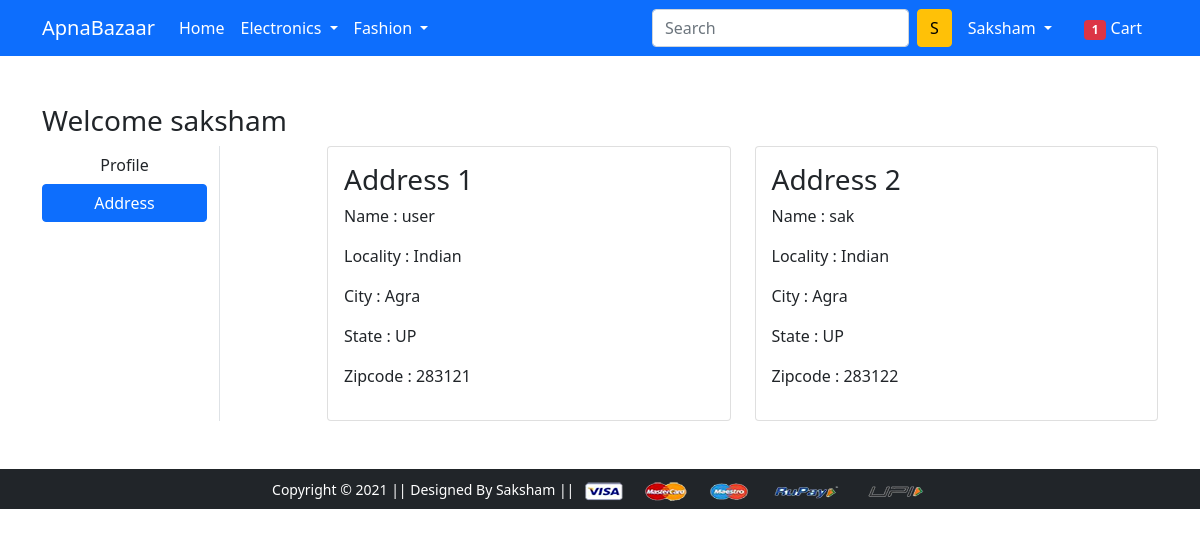
Page /address/ (signed in) on the committed database.
### app/models.py (models this page shows, shortened)
class Customer(models.Model):
    user = models.ForeignKey(User, on_delete=models.CASCADE)
    name = models.CharField(max_length=200)
    locality = models.CharField(max_length=200)
    city = models.CharField(max_length=200)
    zipcode = models.IntegerField()
    state = models.CharField(choices=STATE_CHOICES, max_length=20)

### app/views.py (the view)
# urls.py: path('address/', views.address, name='address'),
@login_required
def address(request):
    add = Customer.objects.filter(user=request.user)
    totalitem=len(Cart.objects.filter(user=request.user))
    return render(request, 'app/address.html', {'address':add, 'active':'btn-primary','totalitem':totalitem})

### app/templates/app/address.html (shortened to what this page needs)
{% extends 'app/base.html' %}
{% load static %}
{% block main-content %}
<div class="container my-5">
 <div class="row">
 <h3>Welcome {{request.user}}</h3>
  <div class="col-sm-2 border-end">
   <ul class="list-unstyled">
    <li class="d-grid"><a href="{% url 'profile' %}" class="btn">Profile</a></li>
    <li class="d-grid"><a href="{% url 'address' %}" class="btn {{active}}">Address</a></li>
   </ul>
  </div>
  <div class="col-sm-9 offset-sm-1">
   <div class="row">
       {% for add in address %}
       <div class="col-sm-6">
        <div class="card">
         <div class="card-body">
          <h3>Address {{forloop.counter}}</h3>
          <p>Name : {{add.name}}</p>
          <p>Locality : <span class='text-capitalize'>{{add.locality}}</span></p>
          <p>City : <span class='text-capitalize'>{{add.city}}</span></p>
          <p>State : <span class='text-capitalize'>{{add.state}}</span></p>
          <p>Zipcode : {{add.zipcode}}</p>
         </div>
        </div>
       </div>
       {% endfor %}
   </div>
  </div>
 </div>
</div>
{% endblock main-content %}

### app/templates/app/base.html (shortened to what this page needs)
<!doctype html>
{% load static %}
<html lang="en">
  <head>
    <link href="https://cdn.jsdelivr.net/npm/bootstrap@5.0.0-beta1/dist/css/bootstrap.min.css" rel="stylesheet">
    <link rel="stylesheet" href="{% static 'app/css/owl.carousel.min.css' %}">
    <link rel="stylesheet" href="{% static 'app/css/all.min.css' %}">
    <link rel="stylesheet" href="{% static 'app/css/style.css' %}">
  </head>
  <body>
    <nav class="navbar navbar-expand-lg navbar-dark bg-primary">
     <div class="container">
       <a class="navbar-brand" href="/">ApnaBazaar</a>
       <div class="collapse navbar-collapse" id="navbarSupportedContent">
         <ul class="navbar-nav me-auto mb-2 mb-lg-0">
           <li class="nav-item">
             <a class="nav-link active" aria-current="page" href="/">Home</a>
           </li>
           <li class="nav-item dropdown">
             <a class="nav-link dropdown-toggle text-white" href="#" id="electronicsDropdown" role="button" data-bs-toggle="dropdown" aria-expanded="false">
               Electronics
             </a>
           </li>
           <li class="nav-item dropdown">
             <a class="nav-link dropdown-toggle text-white" href="#" id="fashionDropdown" role="button" data-bs-toggle="dropdown" aria-expanded="false">
               Fashion
             </a>
           </li>
         </ul>
         <form class="d-flex">
           <input class="form-control me-2" type="search" placeholder="Search" aria-label="Search">
           <button class="btn btn-warning" type="submit">S</button>
         </form>
         <div>
          <ul class="navbar-nav me-auto mb-2 mb-lg-0">
            {% if request.user.is_authenticated %}
           <li class="nav-item dropdown mx-2">
              <a class="nav-link dropdown-toggle text-white" href="#" id="profileDropdown" role="button" data-bs-toggle="dropdown" aria-expanded="false">
                <span class='text-capitalize'>{{request.user}}</span>
              </a>
            </li>
            <li class="nav-item mx-2">
             <a href="{% url 'showcart' %}" class="nav-link text-white"><span class="badge bg-danger">{{totalitem}}</span> Cart </a>
            </li>
            {% endif %}
          </ul>
         </div>
       </div>
     </div>
    </nav>
    {% block main-content %} {% endblock main-content %}
    <footer class="container-fluid bg-dark text-center p-2 mt-5">
        <small class="text-white">Copyright &copy; 2021 || Designed By Saksham || </small>
        <img src="{% static 'app/images/payment.png' %}" alt="" srcset="" class="img-fluid" height="2px">
    </footer>
  </body>
</html>

### rows in the picture
Customer: name "user", locality "Indian", city "Agra", state "UP", zipcode "283121"
Customer: name "sak", locality "Indian", city "Agra", state "UP", zipcode "283122"

### other values in the picture
{{ request.user }} "Saksham"
{{ totalitem }} "1"
{{ request.user }} "saksham"
